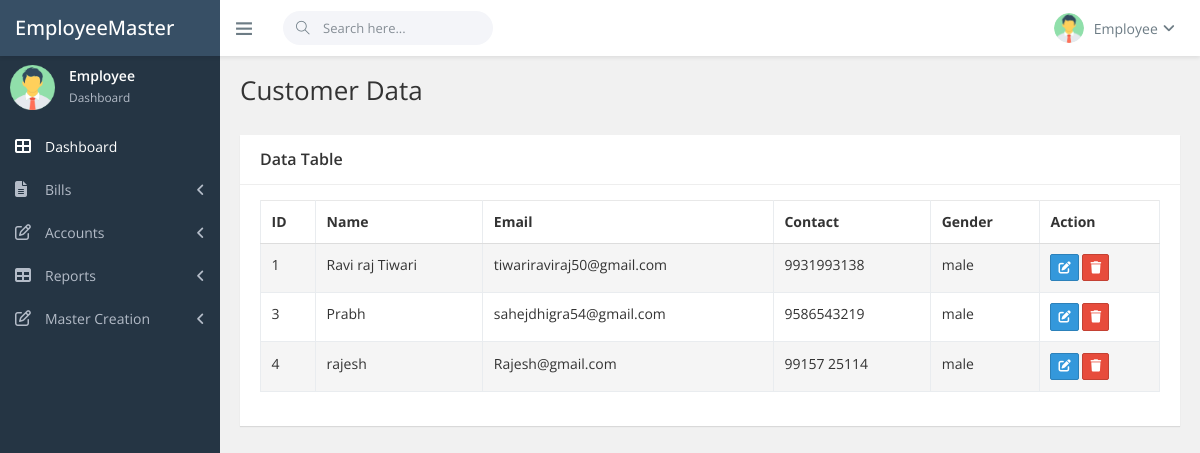
The page /Emp_cudata.php on the database its author committed.
### tables this page shows
CREATE TABLE `customers` (
  `id` int(11) NOT NULL,
  `customer_name` varchar(255) DEFAULT NULL,
  `email` varchar(100) NOT NULL,
  `contact` varchar(15) NOT NULL,
  `address` varchar(255) NOT NULL,
  `aadhar` varchar(20) NOT NULL,
  `gender` enum('male','female','other') NOT NULL,
  `created_at` timestamp NOT NULL DEFAULT current_timestamp()
);

### Emp_cudata.php (the view, shortened to what this page needs)
<?php
$servername = "localhost";
$username = "root";
$password = "";
$dbname = "ims";
$conn = new mysqli($servername, $username, $password, $dbname);
$sql = "SELECT * FROM customers";
$result = $conn->query($sql);
?>
<!DOCTYPE html>
<html lang="en">
<head>
    <link href="./assets/vendors/bootstrap/dist/css/bootstrap.min.css" rel="stylesheet" />
    <link href="./assets/vendors/font-awesome/css/font-awesome.min.css" rel="stylesheet" />
    <link href="./assets/vendors/themify-icons/css/themify-icons.css" rel="stylesheet" />
    <link href="./assets/vendors/DataTables/datatables.min.css" rel="stylesheet" />
    <link href="assets/css/main.min.css" rel="stylesheet" />
</head>
<body class="fixed-navbar">
    <div class="page-wrapper">
        <header class="header">
            <div class="page-brand">
                <a class="link" href="index.html">
                    <span class="brand">Employee
                        <span class="brand-tip">Master</span>
                    </span>
                </a>
            </div>
            <div class="flexbox flex-1">
                <ul class="nav navbar-toolbar">
                    <li>
                        <a class="nav-link sidebar-toggler js-sidebar-toggler"><i class="ti-menu"></i></a>
                    </li>
                    <li>
                        <form class="navbar-search" action="javascript:;">
                            <div class="rel">
                                <span class="search-icon"><i class="ti-search"></i></span>
                                <input class="form-control" placeholder="Search here...">
                            </div>
                        </form>
                    </li>
                </ul>
               <ul class="nav navbar-toolbar">
                    <li class="dropdown dropdown-user">
                        <a class="nav-link dropdown-toggle link" data-toggle="dropdown">
                            <img src="./assets/img/admin-avatar.png" />
                            <span></span>Employee<i class="fa fa-angle-down m-l-5"></i></a>
                    </li>
                </ul>
            </div>
        </header>
        <nav class="page-sidebar" id="sidebar">
            <div id="sidebar-collapse">
                <div class="admin-block d-flex">
                    <div>
                        <img src="./assets/img/admin-avatar.png" width="45px" />
                    </div>
                    <div class="admin-info">
                        <div class="font-strong">Employee</div><small> Dashboard</small></div>
                </div>
                <ul class="side-menu metismenu">
                    <li>
                        <a class="active" href="Emp_dasboard.php"><i class="sidebar-item-icon fa fa-th-large"></i>
                            <span class="nav-label">Dashboard</span>
                        </a>
                    </li>
                    <li>
                        <a href="javascript:;"><i class="sidebar-item-icon fa fa-file-text"></i>
                            <span class="nav-label">Bills</span><i class="fa fa-angle-left arrow"></i></a>
                    </li>
                    <li>
                        <a href="javascript:;"><i class="sidebar-item-icon fa fa-edit"></i>
                            <span class="nav-label">Accounts</span><i class="fa fa-angle-left arrow"></i></a>
                    </li>
                    <li>
                        <a href="javascript:;"><i class="sidebar-item-icon fa fa-table"></i>
                            <span class="nav-label">Reports</span><i class="fa fa-angle-left arrow"></i></a>
                    </li>
                    <li>
                        <a href="javascript:;"><i class="sidebar-item-icon fa fa-edit"></i>
                            <span class="nav-label">Master Creation</span><i class="fa fa-angle-left arrow"></i></a>
                    </li>
                </ul>
            </div>
        </nav>
        <div class="content-wrapper">
            <div class="page-heading">
                <h1 class="page-title">Customer Data</h1>
            <div class="page-content fade-in-up">
                <div class="ibox">
                    <div class="ibox-head">
                        <div class="ibox-title">Data Table</div>
                    </div>
                    <div class="ibox-body">
                    <table class="table table-striped table-bordered table-hover" id="example-table" cellspacing="0" width="100%">
                            <thead>
                                <tr>
                                <th>ID</th>
                                <th>Name</th>
                                <th>Email</th>
                                <th>Contact</th>
                                <th>Gender</th>
                                <th>Action</th>
                                </tr>
                            </thead>
                                                <tbody>
                                <?php
                                if ($result->num_rows > 0) {
                                    while($row = $result->fetch_assoc()) {
                                        echo "<tr>
                                                <td>" . $row["id"] . "</td>
                                                <td>" . $row["customer_name"] . "</td>
                                                <td>" . $row["email"] . "</td>
                                                <td>" . $row["contact"] . "</td>
                                                <td>" . $row["gender"] . "</td>
                                                <td>
                                                        <button class='btn btn-primary btn-sm' onclick=\"editCustomer({$row['id']})\"><i class='fas fa-edit'></i></button>
                                                        <button class='btn btn-danger btn-sm' onclick=\"deleteCustomer({$row['id']})\"><i class='fa-solid fa-trash'></i></button>
                                                    </td>
                                            </tr>";
                                    }
                                } else {
                                    echo "<tr><td colspan='7'>No customers found</td></tr>";
                                }
                                ?>
                            </tbody>
                    </div>
                </div>
            </div>
        </div>
    </div>
</body>
</html>

### rows shown on the page
customers: id "1", customer_name "Ravi raj Tiwari", email "tiwariraviraj50@gmail.com", contact "9931993138", gender "male"
customers: id "3", customer_name "Prabh", email "sahejdhigra54@gmail.com", contact "9586543219", gender "male"
customers: id "4", customer_name "rajesh", email "Rajesh@gmail.com", contact "99157 25114", gender "male"
